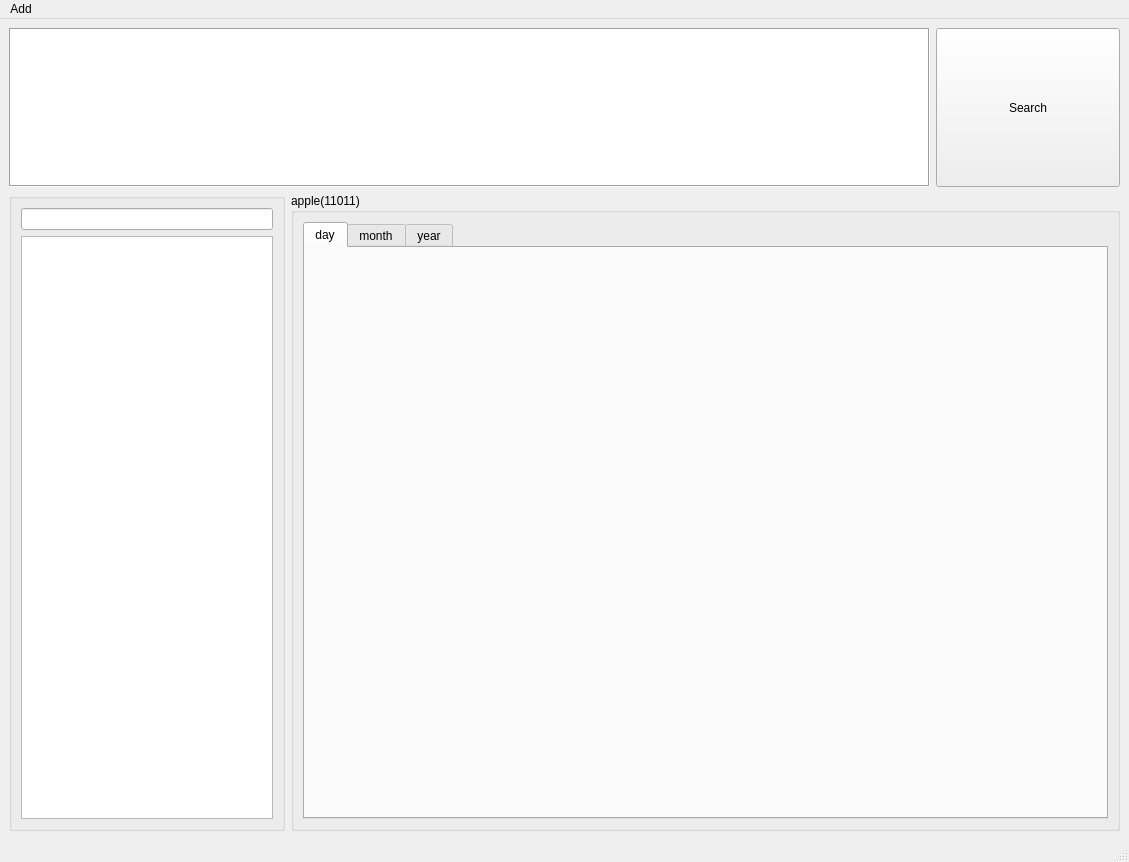
<?xml version="1.0" encoding="UTF-8"?>
<ui version="4.0">
 <class>MainWindow</class>
 <widget class="QMainWindow" name="MainWindow">
  <property name="geometry">
   <rect>
    <x>0</x>
    <y>0</y>
    <width>1129</width>
    <height>862</height>
   </rect>
  </property>
  <property name="windowTitle">
   <string>stock analysis</string>
  </property>
  <widget class="QWidget" name="centralwidget">
   <layout class="QVBoxLayout" name="verticalLayout_5">
    <item>
     <layout class="QVBoxLayout" name="verticalLayout_4" stretch="2,8">
      <item>
       <layout class="QHBoxLayout" name="horizontalLayout" stretch="10,2">
        <item>
         <widget class="QTableWidget" name="SearchTableWidget">
          <property name="frameShape">
           <enum>QFrame::Box</enum>
          </property>
          <property name="frameShadow">
           <enum>QFrame::Sunken</enum>
          </property>
          <property name="gridStyle">
           <enum>Qt::NoPen</enum>
          </property>
          <attribute name="horizontalHeaderVisible">
           <bool>false</bool>
          </attribute>
          <attribute name="verticalHeaderVisible">
           <bool>false</bool>
          </attribute>
         </widget>
        </item>
        <item>
         <widget class="QPushButton" name="SearchPushButton">
          <property name="sizePolicy">
           <sizepolicy hsizetype="Preferred" vsizetype="Preferred">
            <horstretch>0</horstretch>
            <verstretch>0</verstretch>
           </sizepolicy>
          </property>
          <property name="text">
           <string>Search</string>
          </property>
         </widget>
        </item>
       </layout>
      </item>
      <item>
       <layout class="QHBoxLayout" name="horizontalLayout_2" stretch="2,6">
        <item>
         <widget class="QGroupBox" name="groupBox">
          <property name="title">
           <string/>
          </property>
          <layout class="QVBoxLayout" name="verticalLayout_3">
           <item>
            <layout class="QVBoxLayout" name="verticalLayout_2">
             <item>
              <widget class="QLineEdit" name="FilterLineEdit"/>
             </item>
             <item>
              <widget class="QListWidget" name="StockListWidget">
               <property name="modelColumn">
                <number>0</number>
               </property>
              </widget>
             </item>
            </layout>
           </item>
          </layout>
         </widget>
        </item>
        <item>
         <widget class="QGroupBox" name="groupBox_2">
          <property name="title">
           <string>apple(11011)</string>
          </property>
          <layout class="QVBoxLayout" name="verticalLayout" stretch="6">
           <item>
            <widget class="QTabWidget" name="tabWidget">
             <property name="font">
              <font>
               <weight>50</weight>
               <bold>false</bold>
              </font>
             </property>
             <property name="currentIndex">
              <number>0</number>
             </property>
             <widget class="QWidget" name="tab">
              <attribute name="title">
               <string>day</string>
              </attribute>
             </widget>
             <widget class="QWidget" name="tab_2">
              <attribute name="title">
               <string>month</string>
              </attribute>
             </widget>
             <widget class="QWidget" name="tab_3">
              <attribute name="title">
               <string>year</string>
              </attribute>
             </widget>
            </widget>
           </item>
          </layout>
         </widget>
        </item>
       </layout>
      </item>
     </layout>
    </item>
   </layout>
  </widget>
  <widget class="QMenuBar" name="menubar">
   <property name="geometry">
    <rect>
     <x>0</x>
     <y>0</y>
     <width>1129</width>
     <height>21</height>
    </rect>
   </property>
   <widget class="QMenu" name="menuParament_List">
    <property name="title">
     <string>Add</string>
    </property>
    <addaction name="actionPE"/>
    <addaction name="actionPB"/>
    <addaction name="actionTime"/>
    <addaction name="actiontotal"/>
    <addaction name="actionPrice"/>
   </widget>
   <addaction name="menuParament_List"/>
  </widget>
  <widget class="QStatusBar" name="statusbar"/>
  <action name="actionPE">
   <property name="checkable">
    <bool>true</bool>
   </property>
   <property name="checked">
    <bool>true</bool>
   </property>
   <property name="text">
    <string>PE</string>
   </property>
  </action>
  <action name="actionPB">
   <property name="checkable">
    <bool>true</bool>
   </property>
   <property name="checked">
    <bool>true</bool>
   </property>
   <property name="text">
    <string>PB</string>
   </property>
  </action>
  <action name="actionTime">
   <property name="checkable">
    <bool>true</bool>
   </property>
   <property name="checked">
    <bool>true</bool>
   </property>
   <property name="text">
    <string>Time</string>
   </property>
  </action>
  <action name="actiontotal">
   <property name="checkable">
    <bool>true</bool>
   </property>
   <property name="checked">
    <bool>true</bool>
   </property>
   <property name="text">
    <string>total</string>
   </property>
  </action>
  <action name="actionPrice">
   <property name="text">
    <string>Price</string>
   </property>
  </action>
 </widget>
 <resources/>
 <connections/>
</ui>
